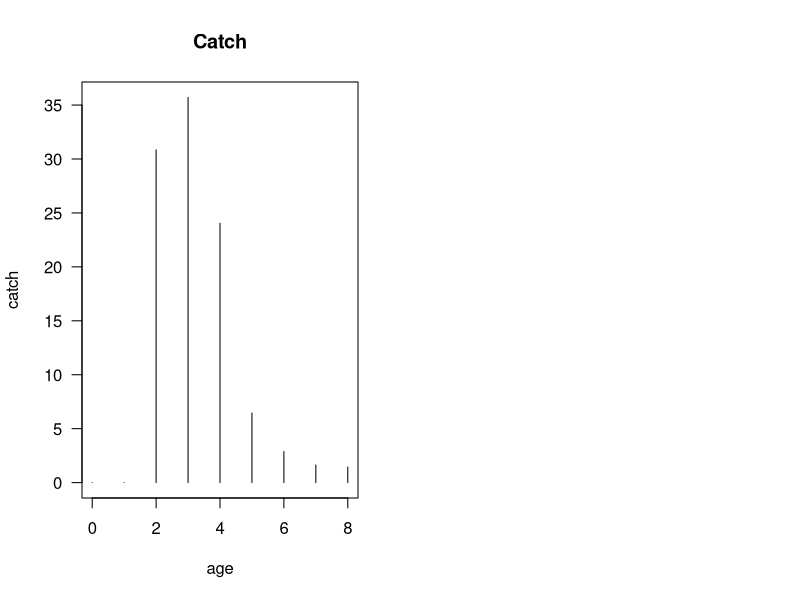

Generate this figure with R:
# CREATION DATE     13 Nov. 2008
# MODIFICATION DATE 13 Nov. 2008

# AUTHOR marco.kienzle@gmail.com

# BACKGROUND we are looking for a method to estimate M and F with data similar to the Torres Strait lobster assessment.
#            

# STATUS works wonderful

# PURPOSE express a likelihood function to estimate cohort-specific mortality
#         using catch data (and not survey)

# METHOD 
# ASSUMPTION 

# COMMENT if you have only catches, you can't estimate both fishing and natural mortality, you will end-up with M=F but Z will be well estimated
#         BUT if you can provide the ratio of catch over total abundance (basically you have a catch time series and a absolute survey),
#             then the ratio of catch over total death (i.e. N(t+1) - N(t)) is equal to F/Z

# Suppose age varies between 0 and 10
age = seq(0,8)

## # Suppose you have a 60% (M+F = 0.51) chance survival from both fishing (F=0.405) and natural mortality (M=0.105)
## M <- 0.105
## x <- runif(1, min = 0.1, max = 1)
## s <- runif(1, min = 0.1, max = 0.3)
## F <-  x * c(s * age[1:4], rep(1,length(age[5:11])))

## print(paste("Simulated F is", round(x,3)))
## print(paste("Simulated slope of selectivity is ", round(s,3)))

## N0 <- runif(1, min = 1e3, max = 1e5)
## nb.at.age = cbind(age, N0 * exp(-(M + F)) ^ age) # this correspond to what you would see
##                                          # with an exhaustive survey
## # Calculate the total number of individual dying at age
## total.death = N0 * (exp(-(M+F) * age) - exp(-(M+F) * (age+1)))

## # According to stock assessment books, catch = F / Z
## catch = F/(M+F) * total.death

catch <- 1/1e4 * c(0,0,308450, 357110, 240461,64508,28809,16295,14423)
#catch <-1/1e4 *  c(0, 0, 140136, 491726, 178049, 94187, 36491)

# Plot the data
par(mfrow=c(1,2))
#plot(age, nb.at.age[,2], main = "Surviving both nature and fishing", las = 1)
plot(age, catch, main = "Catch", type = "h", las=1)


# Maximum likelihood function to estimate F
llfunc = function(par){ # a function of only 1 parameter (F)

    F <- par[1]
    alpha <- par[2]
  # Fishing mortality is the parameter to estimate

  # Following Quinn and Deriso's equation (1.23)
  # Natural mortality relates to F and the total number of individual dying from 1 year to the next
  # and catch during the same year (here catch[1])
  # C = F/Z * nb.dying
  
  # Here we assume we have a survey that provides us with
  # the total number of individual that died within an interval
  #nb.dying = nb.at.age[1,2] - nb.at.age[2,2]

  # Their ratio is
  #r = catch[1]/nb.dying

  # So natural mortality
  #M = F * (1- r ) / r
    M <- 0.2
  # And total mortality
  #Z = M + F * alpha * age
    selectivity <- c(0,0, alpha, rep(1, length(age[4:8])))
  Z = M + F * selectivity
    
  # Calculating the probability of surviving until certain age
  prob1 = F * selectivity / Z * (1 - exp(-Z * age))
  prob2 = F * selectivity / Z * (1 - exp(-Z * (age+1)))

  # Finally the likelihood
  P = prob2-prob1

#    print(P)
#    print(sum(P))
 
    index <- which(P != 0)
    -sum( catch[index]  * log( P[index] / sum(P[index]) ))

   
} # End of function

# Estimate cohort-specific mortality rates

result <- optim(par = c(0.5,0.05), fn = llfunc, method = c("L-BFGS-B"),
      lower = c(1e-2,1e-2), upper = c(1,1), hessian = TRUE)
errors <- sqrt(diag(solve(result$hessian)))
print(paste("Estimated F is", round(result$par[1],3), "+-", round(errors[1],3)))
print(paste("Estimated s is", round(result$par[2],3), "+-", round(errors[2],3)))
